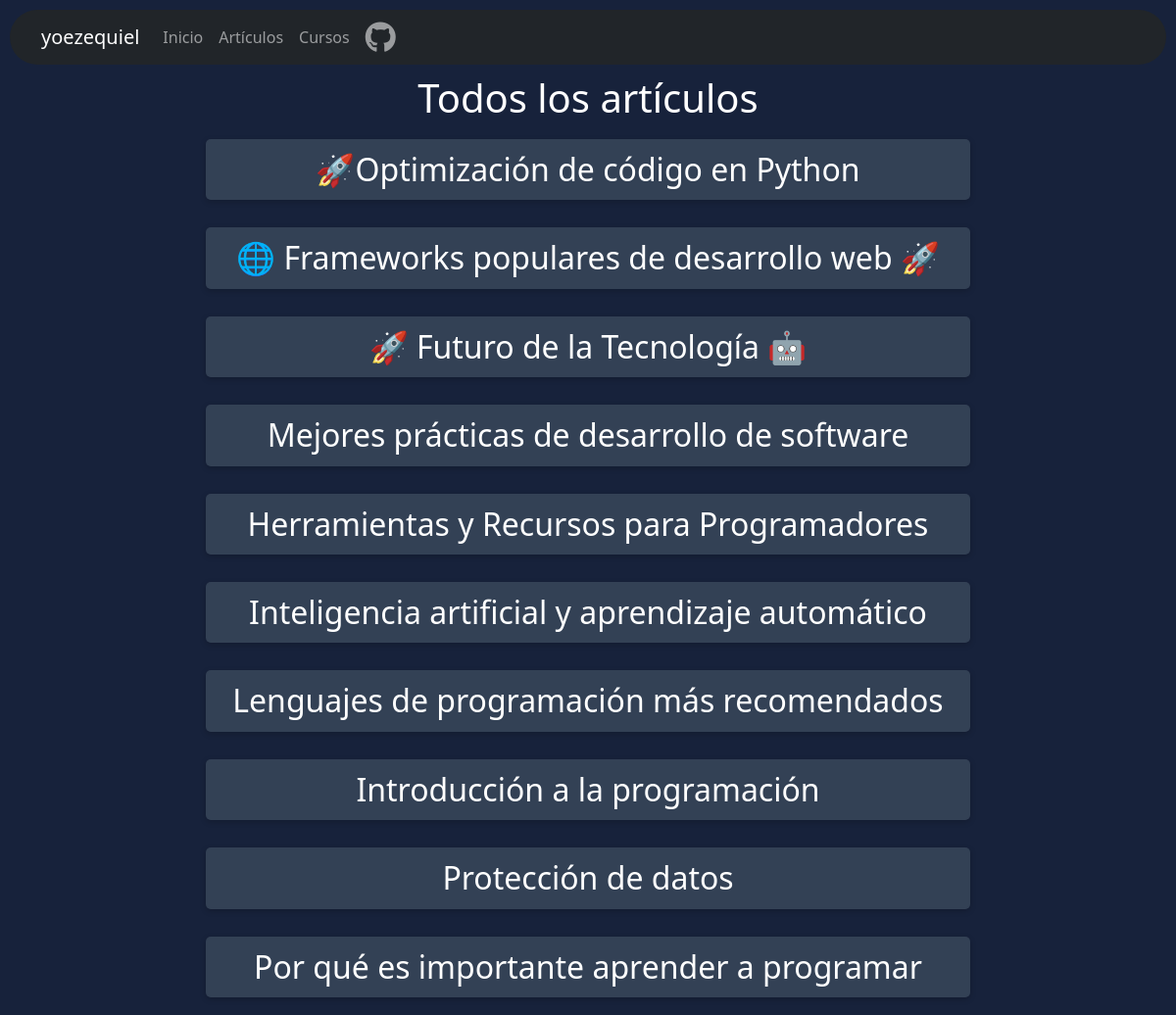
Page /articles on the earlier database version.
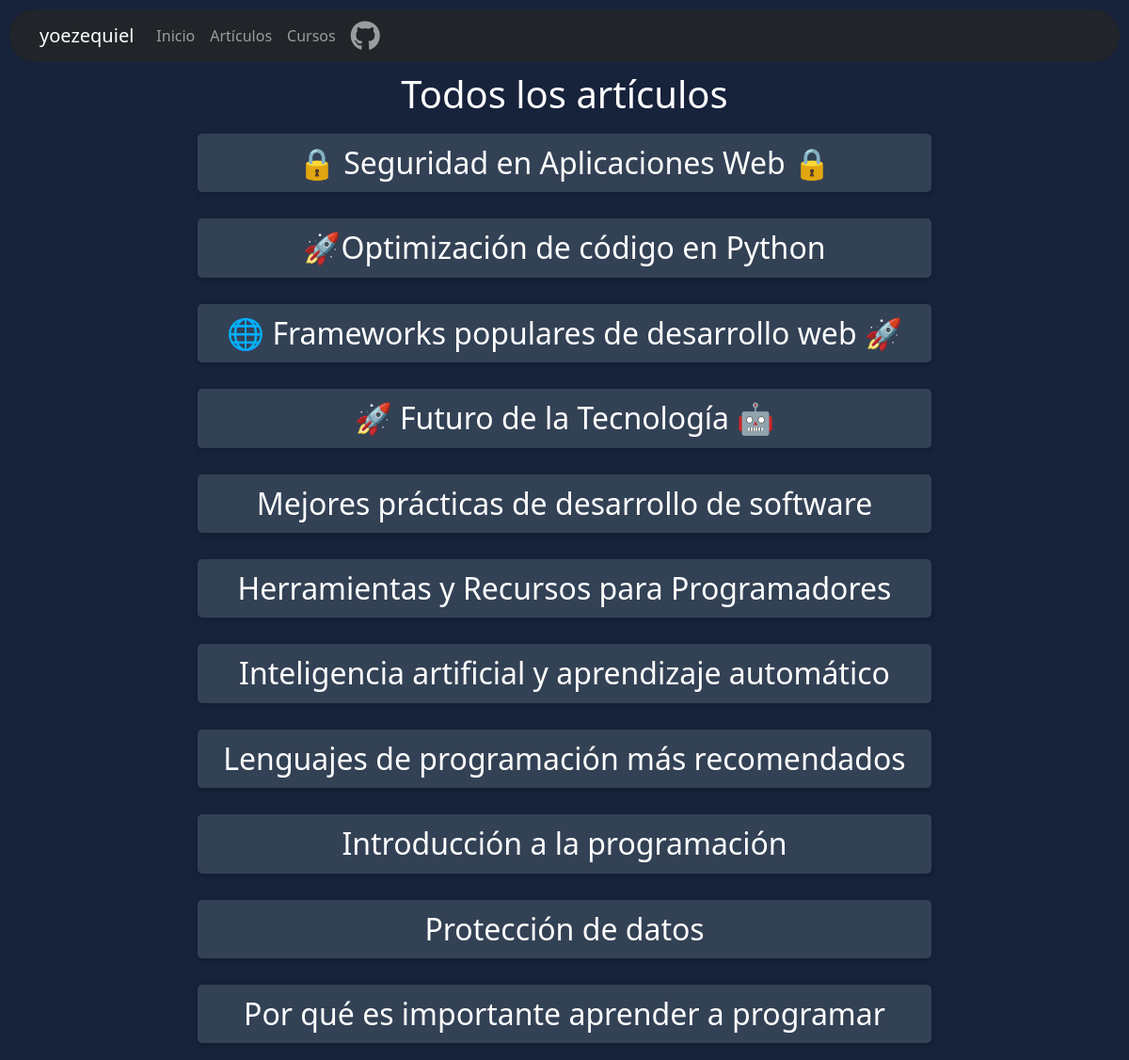
Same page on the later database version.
### tables this page shows
CREATE TABLE articles (
                    id INTEGER PRIMARY KEY AUTOINCREMENT,
                    title TEXT NOT NULL,
                    content TEXT NOT NULL,
                    image TEXT
                );

### app.py (the view)
@app.route('/articles')
def view_all_articles():
    conn = get_db_connection()
    if conn:
        try:
            cursor = conn.cursor()
            cursor.execute("SELECT * FROM articles ORDER BY id DESC")
            all_articles = cursor.fetchall()
            cursor.close()
            conn.close()
            return render_template('all_articles.html', articles=all_articles)
        except sqlite3.Error as e:
            print(e)
            return "Error en la conexión a la base de datos"
    else:
        return "Error en la conexión a la base de datos"

### app.py (called while the page is built)
def get_db_connection():
    try:
        conn = sqlite3.connect('blog.db')
        return conn
    except sqlite3.Error as e:
        print(e)
        return None

### templates/all_articles.html (shortened to what this page needs)
{% extends 'base.html' %}
{% block content %}
<link rel="stylesheet" href="{{ url_for('static', filename='css/index.css') }}">
<body>
    <h1>Todos los artículos</h1>
    {% for article in articles %}
            <div class="article">
                <h2><a id="a" href="{{ url_for('view_article', article_id=article[0]) }}">{{ article[1] }}</a></h2>
            </div>
        {% endfor %}
</body>
</html>
{% endblock %}

### templates/base.html (shortened to what this page needs)
<!DOCTYPE html>
<html>
<head>
    <link rel="stylesheet" href="https://stackpath.bootstrapcdn.com/bootstrap/5.0.0-alpha2/css/bootstrap.min.css">
    <link rel="stylesheet" href="{{ url_for('static', filename='css/base.css') }}">
</head>
<body>
    <nav class="navbar navbar-expand-lg navbar-dark bg-dark">
        <div class="container">
            <a class="navbar-brand" href="/">yoezequiel</a>
            <div class="collapse navbar-collapse" id="navbarNav">
                <ul class="navbar-nav ml-auto">
                    <li class="nav-item">
                        <a class="nav-link" href="/">Inicio</a>
                    </li>
                    <li class="nav-item">
                        <a class="nav-link" href="/articles">Artículos</a>
                    </li>
                    <li class="nav-item">
                        <a class="nav-link" href="/cursos">Cursos</a>
                    </li>
                    <li class="nav-item">
                        <a class="nav-link" href="https://github.com/yoezequiel "target="_blank"><i class="fa-brands fa-github fa-2xl"></i></a>
                    </li>
                </ul>
            </div>
        </div>
    </nav>
    <div class="container" id="container">
        {% block content %}
        {% endblock %}
</body>
</html>

### static/css/base.css (style rules this page uses)
body { background-color: rgb(23, 34, 59); color: white; text-align: center; }
nav { border-radius: 100px; margin: 10px; text-align: center; }

### static/css/index.css (style rules this page uses)
.article { padding: 10px; margin-bottom: 20px; transition: transform 0.3s ease-in-out; border-radius: 8px; max-width: 800px; margin: 0 auto; }
#a { display: block; text-decoration: none; color: white; font-weight: 400; background-color: rgb(51, 65, 85); box-shadow: 0 2px 6px rgba(0, 0, 0, 0.2); padding: 12px 20px; border-radius: 5px; width: 100%; }

Differences in the rows shown:
added articles: title "🔒 Seguridad en Aplicaciones Web 🔒"
